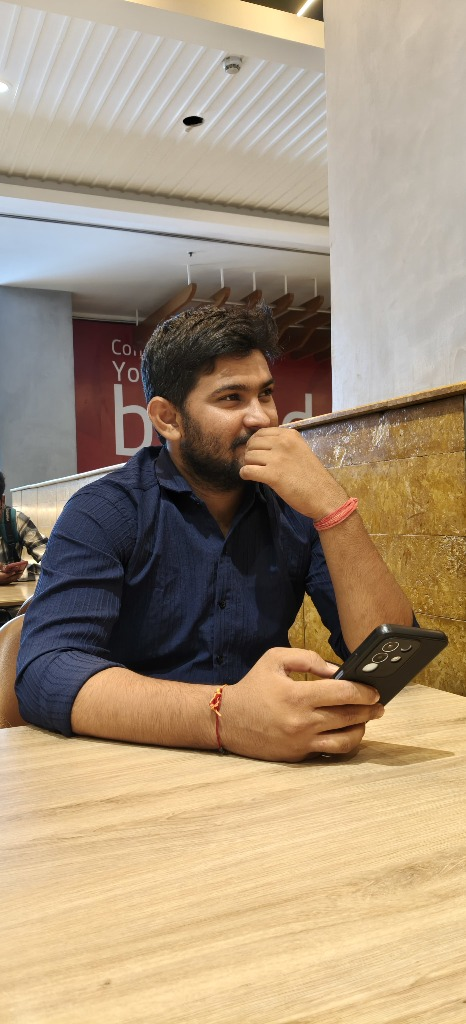
#> input picture photo.jpg, 466 x 1024 px; its folder holds only this picture in this run
$ python prep_photo.py
#> lines starting #> are read from the running program, lines starting #| are printed output that depends on the picture
"""
Prepare a portrait photo for clean ASCII conversion:
  1. crop to the subject bounding box so the portrait fills the frame
  2. remove the background (rembg with u2net_human_seg) so the subject is isolated
  3. boost LOCAL contrast (CLAHE) so a flatly-lit face gains highlights and
     shadows -- this is what turns a dark blob into a recognizable face
  4. composite the subject onto pure white so the background reads as blank
     (white -> spaces in the ascii ramp)

Output: source-prepped.png (grayscale), consumed by make_ascii_svg.py.
"""
import os
import sys

import cv2
import numpy as np
from PIL import Image
import rembg

HERE = os.path.dirname(os.path.abspath(__file__))
INP = sys.argv[1] if len(sys.argv) > 1 else os.path.join(HERE, "..", "photo.jpg")
OUT = sys.argv[2] if len(sys.argv) > 2 else os.path.join(HERE, "..", "source-prepped.png")

# 1. open and crop to portrait area
raw = Image.open(INP)
#> raw is the input picture: PIL image 466x1024 RGB; mean R, G, B 167.2, 148.1, 123.8
w, h = raw.size
#> w = 466; h = 1024

# Focus on upper body / face: Y ~ 240 to 770 for a ~466x1024 photo
if h > 800 and w < 600:
    crop_box = (0, 240, w, 770)
#> crop_box = (0, 240, 466, 770)
    raw = raw.crop(crop_box)
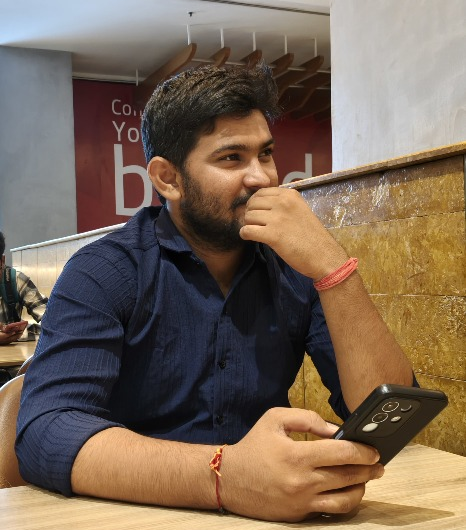
#> raw: PIL image 466x530 RGB; mean R, G, B 122.3, 104, 87.4

# 2. cut out the subject using human segmentation session
#> (the run stopped early here; a loop or call above may not have finished)
